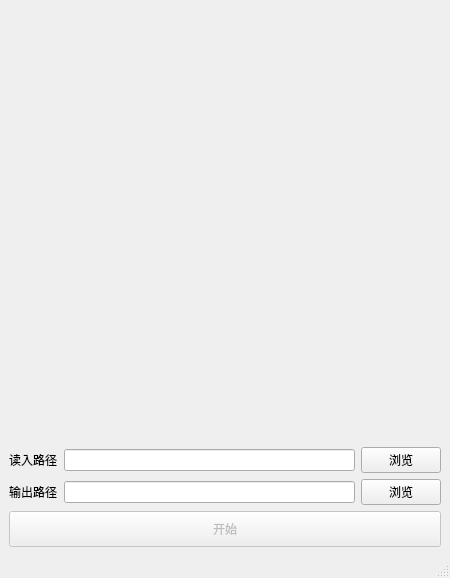
<?xml version="1.0" encoding="UTF-8"?>
<ui version="4.0">
 <class>mainWindow</class>
 <widget class="QMainWindow" name="mainWindow">
  <property name="geometry">
   <rect>
    <x>0</x>
    <y>0</y>
    <width>450</width>
    <height>578</height>
   </rect>
  </property>
  <property name="windowTitle">
   <string>HEXAGON</string>
  </property>
  <widget class="QWidget" name="centralwidget">
   <layout class="QGridLayout" name="gridLayout">
    <item row="0" column="0" colspan="3">
     <widget class="QLabel" name="labelImg">
      <property name="minimumSize">
       <size>
        <width>432</width>
        <height>432</height>
       </size>
      </property>
      <property name="maximumSize">
       <size>
        <width>432</width>
        <height>432</height>
       </size>
      </property>
      <property name="text">
       <string/>
      </property>
      <property name="pixmap">
       <pixmap>image/h_lena.jpg</pixmap>
      </property>
      <property name="scaledContents">
       <bool>true</bool>
      </property>
     </widget>
    </item>
    <item row="1" column="0">
     <widget class="QLabel" name="labelReadPath">
      <property name="text">
       <string>读入路径</string>
      </property>
     </widget>
    </item>
    <item row="1" column="1">
     <widget class="QLineEdit" name="lineEditReadPath"/>
    </item>
    <item row="1" column="2">
     <widget class="QPushButton" name="buttonRead">
      <property name="text">
       <string>浏览</string>
      </property>
     </widget>
    </item>
    <item row="2" column="0">
     <widget class="QLabel" name="labelWritePath">
      <property name="text">
       <string>输出路径</string>
      </property>
     </widget>
    </item>
    <item row="2" column="1">
     <widget class="QLineEdit" name="lineEditWritePath"/>
    </item>
    <item row="2" column="2">
     <widget class="QPushButton" name="buttonWrite">
      <property name="text">
       <string>浏览</string>
      </property>
     </widget>
    </item>
    <item row="3" column="0" colspan="3">
     <widget class="QPushButton" name="buttonStart">
      <property name="enabled">
       <bool>false</bool>
      </property>
      <property name="sizePolicy">
       <sizepolicy hsizetype="Minimum" vsizetype="Expanding">
        <horstretch>0</horstretch>
        <verstretch>0</verstretch>
       </sizepolicy>
      </property>
      <property name="text">
       <string>开始</string>
      </property>
     </widget>
    </item>
   </layout>
  </widget>
  <widget class="QStatusBar" name="statusbar"/>
 </widget>
 <resources/>
 <connections/>
</ui>
